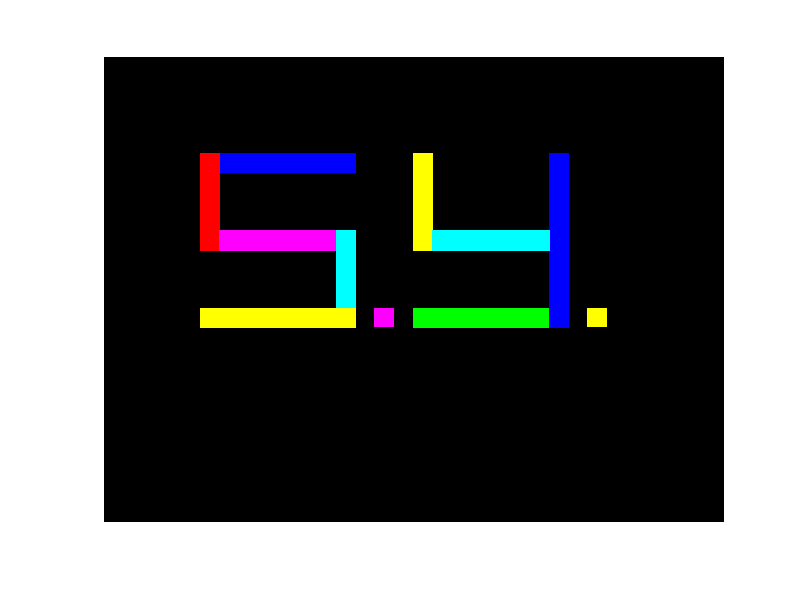

MATLAB code for this plot:
% Create a blank color image with dimensions 480x640 pixels and set it to a black background
imageSize = [480, 640, 3]; % Three channels for RGB
background = zeros(imageSize, 'uint8');

% Create the image 
image = background;

% Define the parameters for the letter "S"
letterS = struct('slot', [100, 100], 'gray', 100);

% Draw the top horizontal bar of "S" 
image(letterS.slot(1):letterS.slot(1) + 20, ...
      letterS.slot(2):letterS.slot(2) + 160, 1) = 0; % Red
image(letterS.slot(1):letterS.slot(1) + 20, ...
      letterS.slot(2):letterS.slot(2) + 160, 2) = 0; % Green
image(letterS.slot(1):letterS.slot(1) + 20, ...
      letterS.slot(2):letterS.slot(2) + 160, 3) =255; % Blue

% Draw the left vertical bar of "S" (upper part) 
image(letterS.slot(1):letterS.slot(1) + 100, ...
      letterS.slot(2):letterS.slot(2) + 20, 1) = 255; % Red
image(letterS.slot(1):letterS.slot(1) + 100, ...
      letterS.slot(2):letterS.slot(2) + 20, 2) = 0; % Green
image(letterS.slot(1):letterS.slot(1) + 100, ...
      letterS.slot(2):letterS.slot(2) + 20, 3) = 0; % Blue

% Draw the right vertical bar of "S" (lower part)
image(letterS.slot(1) + 80:letterS.slot(1) + 180, ...
      letterS.slot(2) + 140:letterS.slot(2) + 160, 1) = 0; % Red
image(letterS.slot(1) + 80:letterS.slot(1) + 180, ...
      letterS.slot(2) + 140:letterS.slot(2) + 160, 2) = 255; % Green
image(letterS.slot(1) + 80:letterS.slot(1) + 180, ...
      letterS.slot(2) + 140:letterS.slot(2) + 160, 3) = 255; % Blue

% Draw the bottom horizontal bar of "S" 
image(letterS.slot(1) + 160:letterS.slot(1) + 180, ...
      letterS.slot(2):letterS.slot(2) + 160, 1) = 255; % Red
image(letterS.slot(1) + 160:letterS.slot(1) + 180, ...
      letterS.slot(2):letterS.slot(2) + 160, 2) = 255; % Green
image(letterS.slot(1) + 160:letterS.slot(1) + 180, ...
      letterS.slot(2):letterS.slot(2) + 160, 3) = 0; % Blue

% Connect the dots in the middle part of "S" with a vertical line 
image(letterS.slot(1) + 80:letterS.slot(1) + 100, ...
      letterS.slot(2) + 20:letterS.slot(2) + 140, 1) = 255; % Red
image(letterS.slot(1) + 80:letterS.slot(1) + 100, ...
      letterS.slot(2) + 20:letterS.slot(2) + 140, 2) = 0; % Green
image(letterS.slot(1) + 80:letterS.slot(1) + 100, ...
      letterS.slot(2) + 20:letterS.slot(2) + 140, 3) = 255; % Blue

% Define the parameters for the letter "Y"
letterY = struct('slot', [100, 320], 'gray', 50);

% Add the upper left vertical bar of "Y"
image(letterY.slot(1):(letterY.slot(1) + 100), ...
      letterY.slot(2):(letterY.slot(2) + 20), 1) = 255; % Red
image(letterY.slot(1):(letterY.slot(1) + 100), ...
      letterY.slot(2):(letterY.slot(2) + 20), 2) = 255; % Green
image(letterY.slot(1):(letterY.slot(1) + 100), ...
      letterY.slot(2):(letterY.slot(2) + 20), 3) = 0; % Blue

% Add the bottom bar of "Y"
image(letterY.slot(1) + 160:(letterY.slot(1) + 180), ...
      letterY.slot(2):(letterY.slot(2) + 160), 1) = 0; % Red
image(letterY.slot(1) + 160:(letterY.slot(1) + 180), ...
      letterY.slot(2):(letterY.slot(2) + 160), 2) = 255; % Green
image(letterY.slot(1) + 160:(letterY.slot(1) + 180), ...
      letterY.slot(2):(letterY.slot(2) + 160), 3) = 0; % Blue

% Add the right vertical bar of "Y"
image(letterY.slot(1):(letterY.slot(1) + 180), ...
      letterY.slot(2) + 140:(letterY.slot(2) + 160), 1) = 0; % Red
image(letterY.slot(1):(letterY.slot(1) + 180), ...
      letterY.slot(2) + 140:(letterY.slot(2) + 160), 2) = 0; % Green
image(letterY.slot(1):(letterY.slot(1) + 180), ...
      letterY.slot(2) + 140:(letterY.slot(2) + 160), 3) = 255; % Blue

% Connect the dots in the middle part of "S" with a vertical line 
image(letterY.slot(1) + 80:letterY.slot(1) + 100, ...
      letterY.slot(2) + 20:letterY.slot(2) + 140, 1) = 0; % Red
image(letterY.slot(1) + 80:letterY.slot(1) + 100, ...
      letterY.slot(2) + 20:letterY.slot(2) + 140, 2) = 255; % Green
image(letterY.slot(1) + 80:letterY.slot(1) + 100, ...
      letterY.slot(2) + 20:letterY.slot(2) + 140, 3) = 255; % Blue

% Define the parameters for the dots
dot1 = struct('slot', [280, 260], 'width', 20, 'height', 20, 'gray', 200);
dot2 = struct('slot', [500, 260], 'width', 20, 'height', 20, 'gray', 30);

% Add the first dot in magenta
image(dot1.slot(2):(dot1.slot(2) + dot1.height - 1), ...
      dot1.slot(1):(dot1.slot(1) + dot1.width - 1), 1) = 255; % Red
image(dot1.slot(2):(dot1.slot(2) + dot1.height - 1), ...
      dot1.slot(1):(dot1.slot(1) + dot1.width - 1), 2) = 0; % Green
image(dot1.slot(2):(dot1.slot(2) + dot1.height - 1), ...
      dot1.slot(1):(dot1.slot(1) + dot1.width - 1), 3) = 255; % Blue

% Add the second dot in yellow
image(dot2.slot(2):(dot2.slot(2) + dot2.height - 1), ...
      dot2.slot(1):(dot2.slot(1) + dot2.width - 1), 1) = 255; % Red
image(dot2.slot(2):(dot2.slot(2) + dot2.height - 1), ...
      dot2.slot(1):(dot2.slot(1) + dot2.width - 1), 2) = 255; % Green
image(dot2.slot(2):(dot2.slot(2) + dot2.height - 1), ...
      dot2.slot(1):(dot2.slot(1) + dot2.width - 1), 3) = 0; % Blue

% Display the resulting color image
imshow(image);
